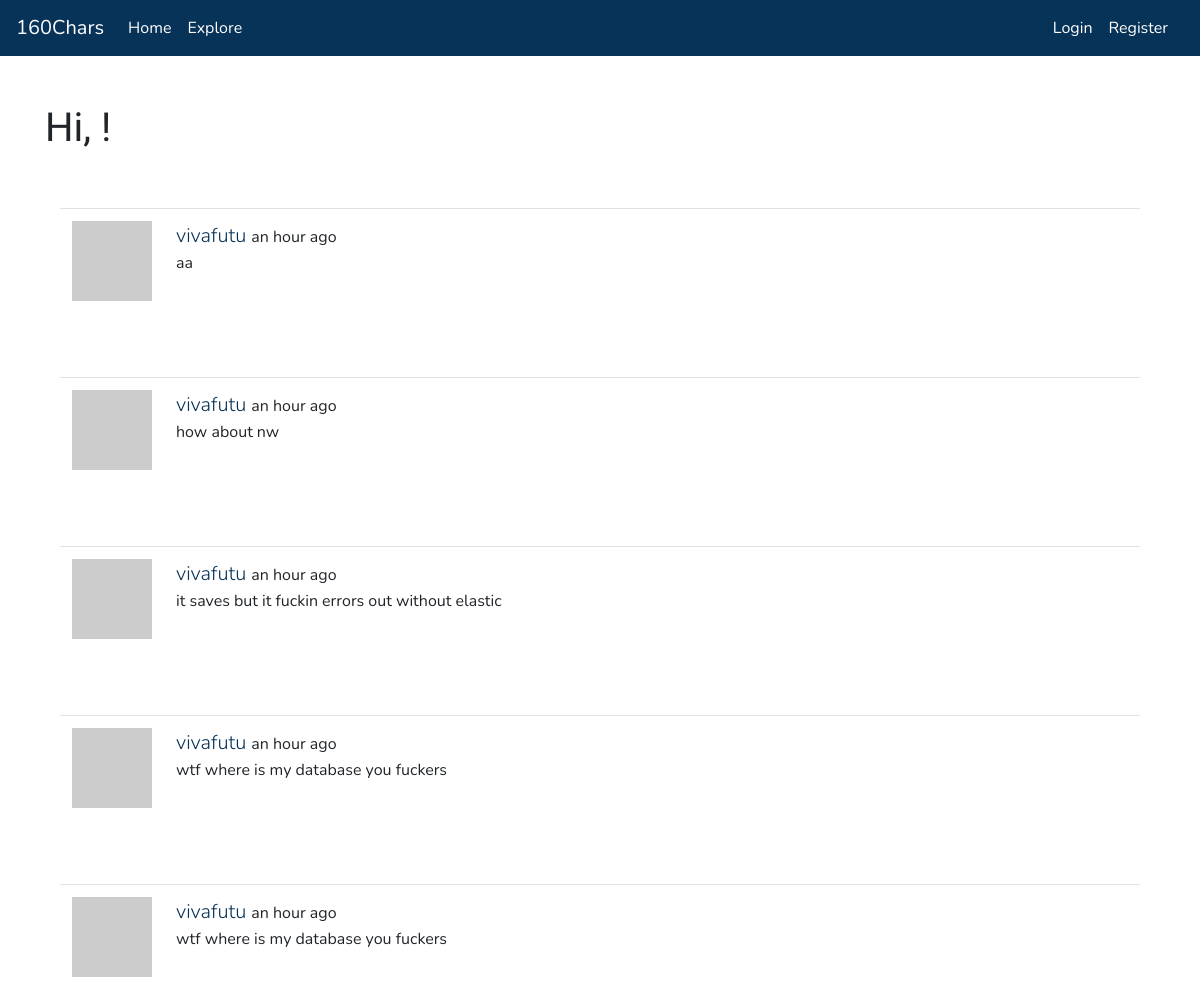
/explore, run on the app's committed database.
### app/models.py (models this page shows, shortened)
class SearchableMixin(object):
    @classmethod
    def search(cls, expression, page, per_page):
        ids, total = query_index(cls.__tablename__, expression, page, per_page)
        if total == 0:
            return cls.query.filter_by(id=0), 0
        when = []
        for i in range(len(ids)):
            when.append((ids[i], i))
        return cls.query.filter(cls.id.in_(ids)).order_by(
            db.case(when, value=cls.id)), total

class Post(SearchableMixin, db.Model):
    id = db.Column(db.Integer, primary_key=True)
    body = db.Column(db.String(160))
    timestamp = db.Column(db.DateTime, index=True, default=datetime.utcnow)
    user_id = db.Column(db.Integer, db.ForeignKey('user.id'))
    __searchable__ = ['body']

class User(UserMixin, db.Model):
    id = db.Column(db.Integer, primary_key=True)
    username = db.Column(db.String(64), index=True, unique=True)
    email = db.Column(db.String(120), index=True, unique=True)
    password_hash = db.Column(db.String(128))
    posts = db.relationship('Post', backref='author', lazy='dynamic')
    about_me = db.Column(db.String(160))
    last_seen = db.Column(db.DateTime, default=datetime.utcnow)
    followed = db.relationship(
        'User', secondary=followers,
        primaryjoin=(followers.c.follower_id == id),
        secondaryjoin=(followers.c.followed_id == id),
        backref=db.backref('followers', lazy='dynamic'), lazy='dynamic')
    messages_sent = db.relationship('Message',
                                        foreign_keys='Message.sender_id',
                                        backref='author', lazy='dynamic')
    messages_received = db.relationship('Message',
                                            foreign_keys='Message.recipient_id',
                                            backref='recipient', lazy='dynamic')
    last_message_read_time = db.Column(db.DateTime)
    def avatar(self, size):
        digest = md5(self.email.lower().encode('utf-8')).hexdigest()
        return 'https://www.gravatar.com/avatar/{}?d=identicon&s={}'.format(
            digest, size)

### app/main/routes.py (the view)
@bp.route('/explore')
def explore():
    page = request.args.get('page', 1, type=int)
    posts = Post.query.order_by(Post.timestamp.desc()).paginate(
        page, current_app.config['POSTS_PER_PAGE'], False)
    next_url = url_for('main.explore', page=posts.next_num) \
        if posts.has_next else None
    prev_url = url_for('main.explore', page=posts.prev_num) \
        if posts.has_prev else None
    return render_template('index.html', posts=posts.items, title='Explore',
                            next_url=next_url, prev_url=prev_url)

### app/main/routes.py (called while the page is built)
@bp.before_app_request
def before_request():
    if current_user.is_authenticated:
        current_user.last_seen = datetime.utcnow()
        db.session.commit()
        g.search_form = SearchForm()

### app/templates/index.html (shortened to what this page needs)
{% extends "base.html" %}
{% from 'bootstrap/form.html' import render_form %}
{% block content %}
    <div class="container">
        <h1>Hi, {{ current_user.username }}!</h1>
    {% for post in posts %}
        <div class="container pt-5">
            {% include '_post.html' %}
        </div>
    {% endfor %}
    </div>
{% endblock %}

### app/templates/_post.html (shortened to what this page needs)
<table class="table table-hover">
    <tr>
        <td width="70px">
            <a href="{{ url_for('main.user', username=post.author.username) }}">
                <img src="{{ post.author.avatar(70) }}" />
            </a>
        </td>
        <td>
            <span class="user_popup">
                <a class="lead" href="{{ url_for('main.user', username=post.author.username) }}">
                    {{ post.author.username }}
                </a>
            </span>
            {{ moment(post.timestamp).fromNow() }}
            <p>{{ post.body }}</p>
        </td>
    </tr>
</table>

### data on the page
Post: author.username "vivafutu", timestamp "an hour ago", body "aa"
Post: author.username "vivafutu", timestamp "an hour ago", body "how about nw"
Post: author.username "vivafutu", timestamp "an hour ago", body "it saves but it fuckin errors out without elastic"
Post: author.username "vivafutu", timestamp "an hour ago", body "wtf where is my database you fuckers"
Post: author.username "vivafutu", timestamp "an hour ago", body "wtf where is my database you fuckers"
